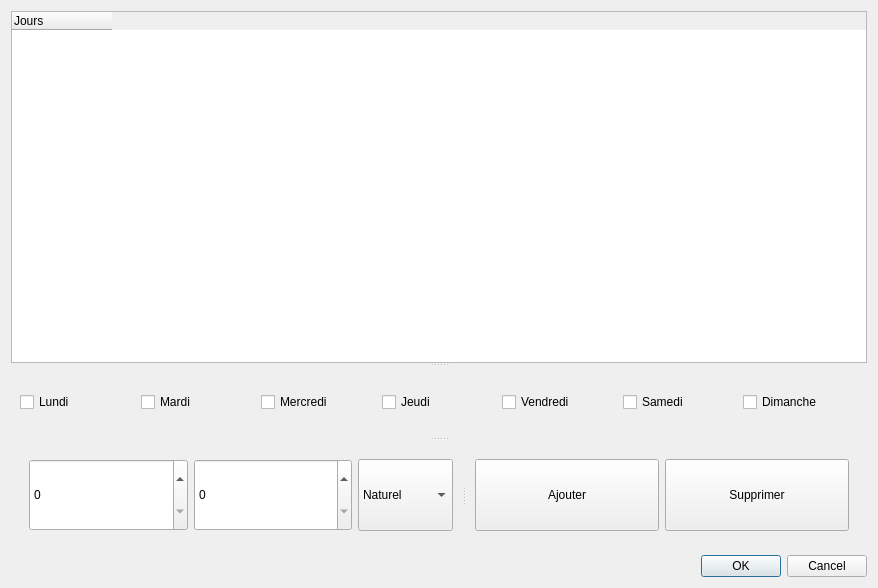
<?xml version="1.0" encoding="UTF-8"?>
<ui version="4.0">
 <class>Dialog</class>
 <widget class="QDialog" name="Dialog">
  <property name="geometry">
   <rect>
    <x>0</x>
    <y>0</y>
    <width>878</width>
    <height>588</height>
   </rect>
  </property>
  <property name="windowTitle">
   <string>Dialog</string>
  </property>
  <layout class="QGridLayout" name="gridLayout_3">
   <item row="0" column="0">
    <widget class="QSplitter" name="splitter">
     <property name="orientation">
      <enum>Qt::Orientation::Vertical</enum>
     </property>
     <widget class="QTreeWidget" name="treeWidget">
      <property name="uniformRowHeights">
       <bool>true</bool>
      </property>
      <property name="sortingEnabled">
       <bool>false</bool>
      </property>
      <property name="animated">
       <bool>false</bool>
      </property>
      <property name="allColumnsShowFocus">
       <bool>false</bool>
      </property>
      <attribute name="headerVisible">
       <bool>true</bool>
      </attribute>
      <attribute name="headerCascadingSectionResizes">
       <bool>false</bool>
      </attribute>
      <attribute name="headerHighlightSections">
       <bool>false</bool>
      </attribute>
      <attribute name="headerShowSortIndicator" stdset="0">
       <bool>false</bool>
      </attribute>
      <attribute name="headerStretchLastSection">
       <bool>false</bool>
      </attribute>
      <column>
       <property name="text">
        <string>Jours</string>
       </property>
      </column>
     </widget>
     <widget class="QFrame" name="days">
      <property name="frameShape">
       <enum>QFrame::Shape::NoFrame</enum>
      </property>
      <property name="frameShadow">
       <enum>QFrame::Shadow::Raised</enum>
      </property>
      <layout class="QGridLayout" name="gridLayout_2">
       <item row="0" column="0">
        <layout class="QHBoxLayout" name="horizontalLayout_2">
         <item>
          <widget class="QCheckBox" name="mon">
           <property name="text">
            <string>Lundi</string>
           </property>
          </widget>
         </item>
         <item>
          <widget class="QCheckBox" name="tue">
           <property name="text">
            <string>Mardi</string>
           </property>
          </widget>
         </item>
         <item>
          <widget class="QCheckBox" name="wed">
           <property name="text">
            <string>Mercredi</string>
           </property>
          </widget>
         </item>
         <item>
          <widget class="QCheckBox" name="thu">
           <property name="text">
            <string>Jeudi</string>
           </property>
          </widget>
         </item>
         <item>
          <widget class="QCheckBox" name="fri">
           <property name="text">
            <string>Vendredi</string>
           </property>
          </widget>
         </item>
         <item>
          <widget class="QCheckBox" name="sat">
           <property name="text">
            <string>Samedi</string>
           </property>
          </widget>
         </item>
         <item>
          <widget class="QCheckBox" name="sun">
           <property name="text">
            <string>Dimanche</string>
           </property>
          </widget>
         </item>
        </layout>
       </item>
      </layout>
     </widget>
     <widget class="QFrame" name="frame">
      <property name="sizePolicy">
       <sizepolicy hsizetype="Expanding" vsizetype="Expanding">
        <horstretch>0</horstretch>
        <verstretch>0</verstretch>
       </sizepolicy>
      </property>
      <property name="frameShape">
       <enum>QFrame::Shape::NoFrame</enum>
      </property>
      <property name="frameShadow">
       <enum>QFrame::Shadow::Raised</enum>
      </property>
      <layout class="QHBoxLayout" name="horizontalLayout_4">
       <item>
        <widget class="QSplitter" name="selection_splitter">
         <property name="sizePolicy">
          <sizepolicy hsizetype="Expanding" vsizetype="Expanding">
           <horstretch>0</horstretch>
           <verstretch>0</verstretch>
          </sizepolicy>
         </property>
         <property name="orientation">
          <enum>Qt::Orientation::Horizontal</enum>
         </property>
         <widget class="QFrame" name="entries">
          <property name="sizePolicy">
           <sizepolicy hsizetype="Expanding" vsizetype="Expanding">
            <horstretch>0</horstretch>
            <verstretch>0</verstretch>
           </sizepolicy>
          </property>
          <property name="frameShape">
           <enum>QFrame::Shape::NoFrame</enum>
          </property>
          <property name="frameShadow">
           <enum>QFrame::Shadow::Raised</enum>
          </property>
          <layout class="QGridLayout" name="gridLayout">
           <item row="0" column="0">
            <layout class="QHBoxLayout" name="horizontalLayout">
             <item>
              <widget class="QSpinBox" name="start">
               <property name="sizePolicy">
                <sizepolicy hsizetype="Expanding" vsizetype="Expanding">
                 <horstretch>1</horstretch>
                 <verstretch>1</verstretch>
                </sizepolicy>
               </property>
               <property name="maximum">
                <number>24</number>
               </property>
              </widget>
             </item>
             <item>
              <widget class="QSpinBox" name="end">
               <property name="sizePolicy">
                <sizepolicy hsizetype="Expanding" vsizetype="Expanding">
                 <horstretch>1</horstretch>
                 <verstretch>1</verstretch>
                </sizepolicy>
               </property>
               <property name="maximum">
                <number>24</number>
               </property>
              </widget>
             </item>
             <item>
              <widget class="QComboBox" name="type_combo">
               <property name="sizePolicy">
                <sizepolicy hsizetype="Expanding" vsizetype="Expanding">
                 <horstretch>0</horstretch>
                 <verstretch>0</verstretch>
                </sizepolicy>
               </property>
               <property name="currentIndex">
                <number>0</number>
               </property>
               <property name="modelColumn">
                <number>0</number>
               </property>
               <item>
                <property name="text">
                 <string>Naturel</string>
                </property>
               </item>
               <item>
                <property name="text">
                 <string>Synthétique</string>
                </property>
               </item>
              </widget>
             </item>
            </layout>
           </item>
          </layout>
         </widget>
         <widget class="QFrame" name="frame_3">
          <property name="sizePolicy">
           <sizepolicy hsizetype="Expanding" vsizetype="Expanding">
            <horstretch>0</horstretch>
            <verstretch>0</verstretch>
           </sizepolicy>
          </property>
          <property name="frameShape">
           <enum>QFrame::Shape::NoFrame</enum>
          </property>
          <property name="frameShadow">
           <enum>QFrame::Shadow::Raised</enum>
          </property>
          <property name="lineWidth">
           <number>1</number>
          </property>
          <layout class="QGridLayout" name="gridLayout_4">
           <item row="0" column="0">
            <layout class="QHBoxLayout" name="horizontalLayout_3">
             <item>
              <widget class="QPushButton" name="add">
               <property name="sizePolicy">
                <sizepolicy hsizetype="Expanding" vsizetype="Expanding">
                 <horstretch>0</horstretch>
                 <verstretch>0</verstretch>
                </sizepolicy>
               </property>
               <property name="text">
                <string>Ajouter</string>
               </property>
              </widget>
             </item>
             <item>
              <widget class="QPushButton" name="del">
               <property name="sizePolicy">
                <sizepolicy hsizetype="Expanding" vsizetype="Expanding">
                 <horstretch>0</horstretch>
                 <verstretch>0</verstretch>
                </sizepolicy>
               </property>
               <property name="text">
                <string>Supprimer</string>
               </property>
              </widget>
             </item>
            </layout>
           </item>
          </layout>
         </widget>
        </widget>
       </item>
      </layout>
     </widget>
    </widget>
   </item>
   <item row="1" column="0">
    <widget class="QDialogButtonBox" name="buttonBox">
     <property name="orientation">
      <enum>Qt::Orientation::Horizontal</enum>
     </property>
     <property name="standardButtons">
      <set>QDialogButtonBox::StandardButton::Cancel|QDialogButtonBox::StandardButton::Ok</set>
     </property>
    </widget>
   </item>
  </layout>
 </widget>
 <resources/>
 <connections>
  <connection>
   <sender>buttonBox</sender>
   <signal>accepted()</signal>
   <receiver>Dialog</receiver>
   <slot>accept()</slot>
   <hints>
    <hint type="sourcelabel">
     <x>248</x>
     <y>254</y>
    </hint>
    <hint type="destinationlabel">
     <x>157</x>
     <y>274</y>
    </hint>
   </hints>
  </connection>
  <connection>
   <sender>buttonBox</sender>
   <signal>rejected()</signal>
   <receiver>Dialog</receiver>
   <slot>reject()</slot>
   <hints>
    <hint type="sourcelabel">
     <x>316</x>
     <y>260</y>
    </hint>
    <hint type="destinationlabel">
     <x>286</x>
     <y>274</y>
    </hint>
   </hints>
  </connection>
 </connections>
</ui>
